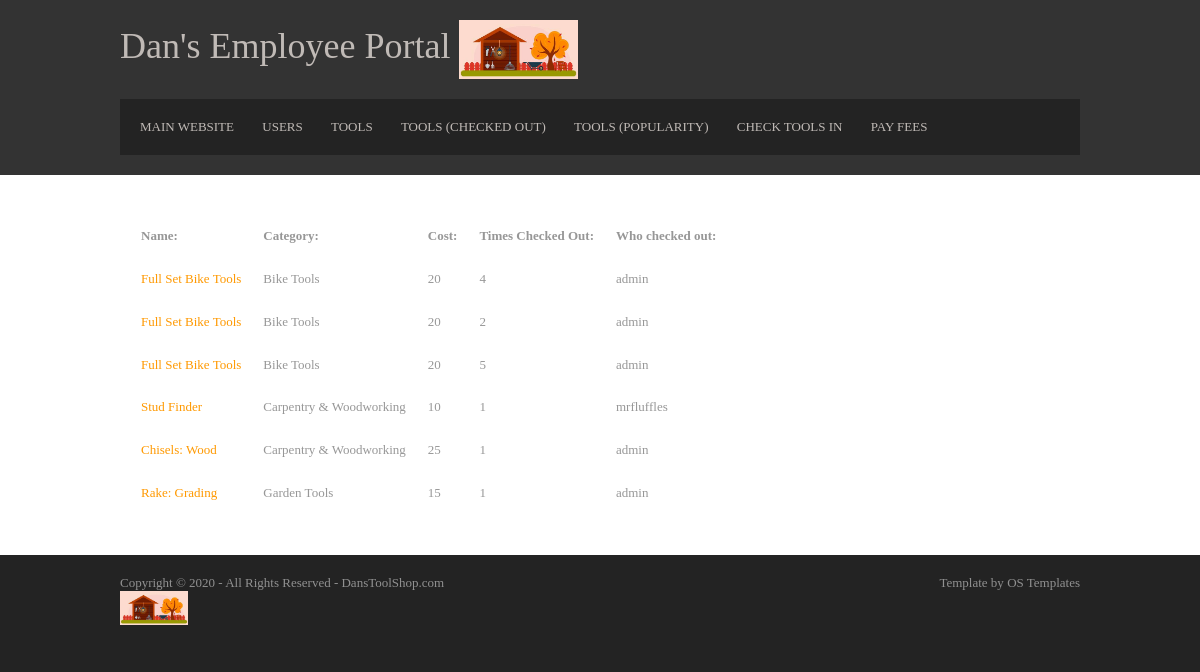
The page /Toolshop/Employee/tools/checked_out (signed in) on the database as committed earlier.
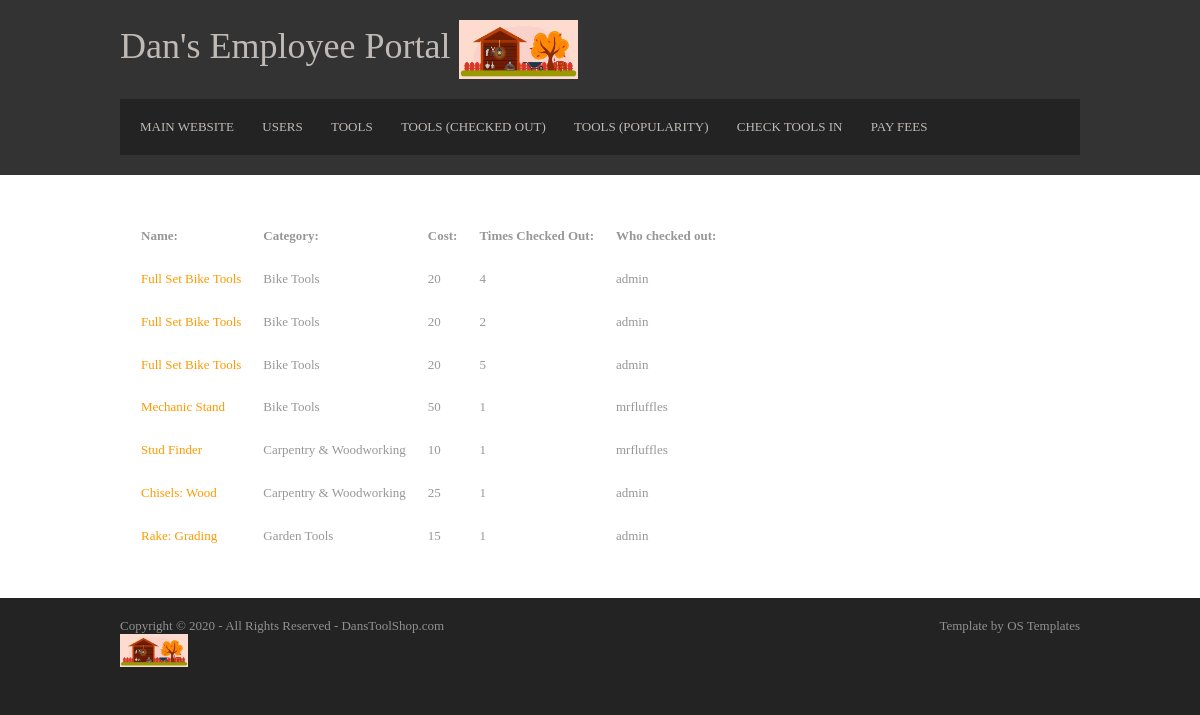
The same page on the database as committed later.
### Toolshop/models.py (models this page shows, shortened)
class Tool(models.Model):
    name = models.CharField(max_length=100)
    category = models.CharField(max_length=100)
    times_checked_out = models.IntegerField()
    cost = models.IntegerField()
    condition = models.TextField(blank=True)  # Blank here means "Can be blank" sometimes.
    is_checked_out = models.BooleanField(default=False)
    date_checked_out = models.DateTimeField(blank=True, null=True)  # Blank\null here means "Can be blank" sometimes.
    who_checked_out = models.CharField(max_length=100, blank=True)  # Blank here means "Can be blank" sometimes.

### Toolshop/views.py (the view)
# urls.py: path('Employee/tools/<str:sort_by>', views.reports_tools, name='reports_tools'),
@permission_required('user.is_staff')
def reports_tools(request, sort_by):
    if sort_by == "checked_out":
        tools_list = Tool.objects.filter(is_checked_out=True)
    elif sort_by == "popularity":
        tools_list = Tool.objects.order_by("-times_checked_out")
    else:
        tools_list = Tool.objects.all()
    context = {
        'tools_list': tools_list,
    }
    return render(request, 'Toolshop/reports_tools.html', context)

### Toolshop/templates/Toolshop/reports_tools.html (shortened to what this page needs)
<!DOCTYPE html>
<html lang="en" dir="ltr">
<head>
  {% load static %}
  <link rel="stylesheet" href="{% static 'Toolshop/layout.css' %}">
</head>
<body>
<div class="wrapper row1">
  <header id="header" class="clear">
    <div id="hgroup">
      <h1><a href="{% url 'Toolshop:index' %}">Dan's Employee Portal
      <img src="{% static 'Toolshop/logo.jpg' %}" style="width:15%"></a></h1>
    </div>
    <nav>
      <ul>
        <li><a href="{% url 'Toolshop:index' %}">Main Website</a></li>
        <li><a href="{% url 'Toolshop:reports_users' %}">Users</a></li>
        <li><a href="{% url 'Toolshop:reports_tools' sort_by='all' %}">Tools</a></li>
        <li><a href="{% url 'Toolshop:reports_tools' sort_by='checked_out' %}">Tools (Checked out)</a></li>
        <li><a href="{% url 'Toolshop:reports_tools' sort_by='popularity' %}">Tools (Popularity)</a></li>
        <li><a href="{% url 'Toolshop:check_in' %}">Check Tools In</a></li>
        <li><a href="{% url 'Toolshop:pay_fee_page' %}">Pay Fees</a></li>
      </ul>
    </nav>
  </header>
</div>
<div class="wrapper row2">
  <div id="container" class="clear">
    <div id="homepage">
      {% if tools_list %}
		<table cellspacing="20">
          <tr>
            <th>Name:</th>
            <th>Category:</th>
            <th>Cost:</th>
            <th>Times Checked Out:</th>
            <th>Who checked out:</th>
          </tr>
			{% for tool in tools_list %}
          <tr>
            <td><a href="{% url 'Toolshop:specific_tool' tool.id %}">{{tool.name}}</a></td>
            <td>{{tool.category}}</td>
            <td>{{tool.cost}}</td>
            <td>{{tool.times_checked_out}}</td>
            <td>
              {% if tool.who_checked_out %}
                {{tool.who_checked_out}}
              {% else %}
                Not currently checked out.
              {% endif %}
            </td>
          </tr>
			{% endfor %}
		</table>
		{% else %}
    		<p>No tools found.</p>
		{% endif %}
    </div>
  </div>
</div>
<div class="wrapper row3">
  <footer id="footer" class="clear">
    <p class="fl_left">Copyright &copy; 2020 - All Rights Reserved - <a href="#">DansToolShop.com<br><img src="{% static 'Toolshop/logo.jpg' %}" style="width:15%"> </a></p>
    <p class="fl_right">Template by <a target="_blank" href="https://www.os-templates.com/" title="Free Website Templates">OS Templates</a></p>
  </footer>
</div>
</body>
</html>

Rows that differ between the two databases and show on the page:
now on this page (row edited): Tool: name "Mechanic Stand", category "Bike Tools", cost "50", times_checked_out "1", who_checked_out "mrfluffles"
